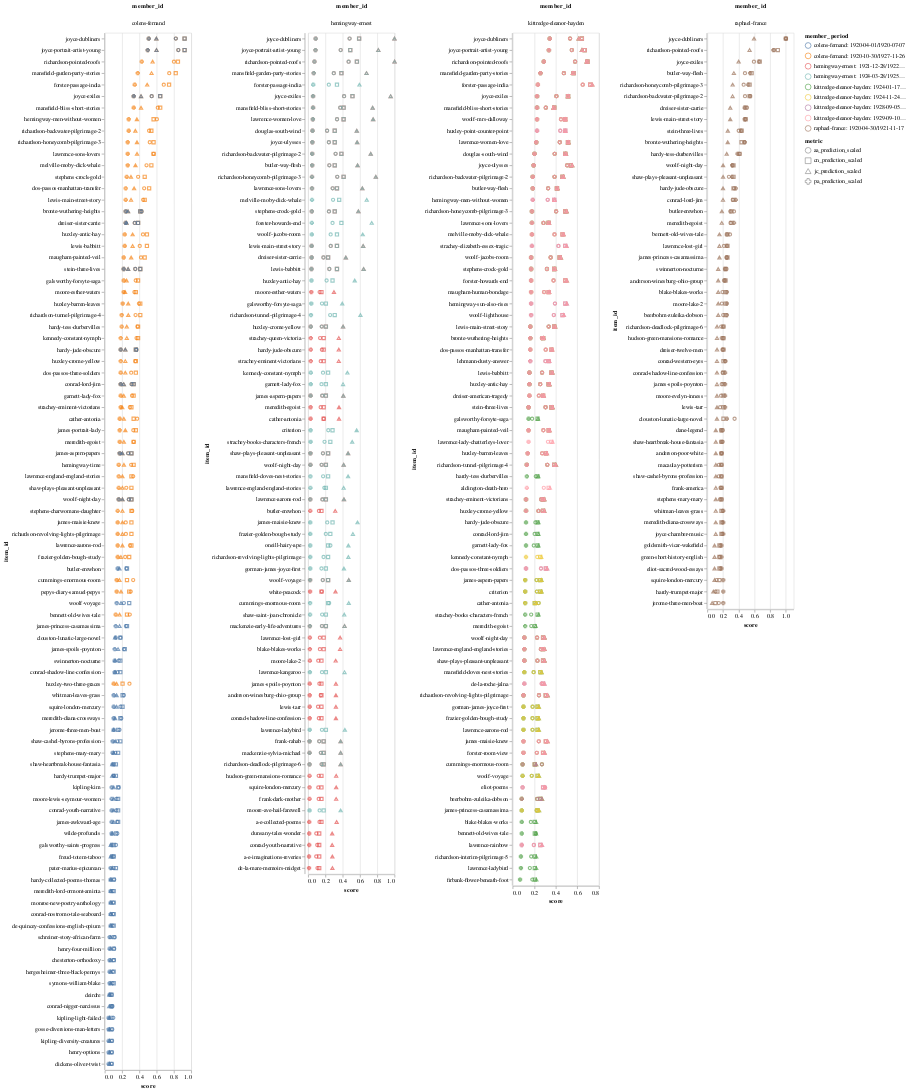

Source (notebook cell):
### Code cell
alt.hconcat(*charts)

### Figure 1 — Vega-Lite specification as saved in the notebook (floating-point values rounded to 4 significant figures; data arrays with more than 128 entries replaced by an {"elided": "..."} marker saying what was removed)
{"config": {"view": {"continuousWidth": 400, "continuousHeight": 300}}, "hconcat": [{"data": {"name": "data-d5bfad9d67d9ea641498b7d3fd66ea2b"}, "mark": {"type": "point", "opacity": 0.7}, "encoding": {"color": {"field": "member_period", "type": "nominal"}, "column": {"field": "member_id", "type": "nominal"}, "shape": {"field": "metric", "type": "nominal"}, "x": {"field": "score", "type": "quantitative"}, "y": {"field": "item_id", "sort": "-x", "type": "nominal"}}, "width": 150}, {"data": {"name": "data-e04d5405050090adb412f6ac9a2ad651"}, "mark": {"type": "point", "opacity": 0.7}, "encoding": {"color": {"field": "member_period", "type": "nominal"}, "column": {"field": "member_id", "type": "nominal"}, "shape": {"field": "metric", "type": "nominal"}, "x": {"field": "score", "type": "quantitative"}, "y": {"field": "item_id", "sort": "-x", "type": "nominal"}}, "width": 150}, {"data": {"name": "data-f67c1eeeae6ce91e73320c12eb097647"}, "mark": {"type": "point", "opacity": 0.7}, "encoding": {"color": {"field": "member_period", "type": "nominal"}, "column": {"field": "member_id", "type": "nominal"}, "shape": {"field": "metric", "type": "nominal"}, "x": {"field": "score", "type": "quantitative"}, "y": {"field": "item_id", "sort": "-x", "type": "nominal"}}, "width": 150}, {"data": {"name": "data-34141c8ae255da43e2ff81731989a150"}, "mark": {"type": "point", "opacity": 0.7}, "encoding": {"color": {"field": "member_period", "type": "nominal"}, "column": {"field": "member_id", "type": "nominal"}, "shape": {"field": "metric", "type": "nominal"}, "x": {"field": "score", "type": "quantitative"}, "y": {"field": "item_id", "sort": "-x", "type": "nominal"}}, "width": 150}], "$schema": "https://vega.github.io/schema/vega-lite/v4.17.0.json", "datasets": {"data-d5bfad9d67d9ea641498b7d3fd66ea2b": {"elided": "400 records"}, "data-e04d5405050090adb412f6ac9a2ad651": {"elided": "400 records"}, "data-f67c1eeeae6ce91e73320c12eb097647": {"elided": "800 records"}, "data-34141c8ae255da43e2ff81731989a150": {"elided": "200 records"}}}
